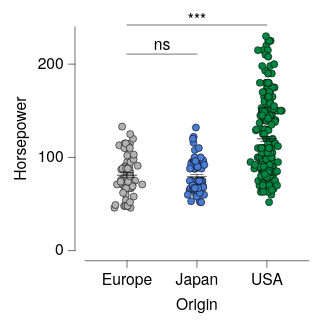

Describe this chart as a Vega-Lite specification.
### Vega-Lite specification from a JSON file in a GitHub repository (floating-point values rounded to 4 significant figures; data arrays with more than 128 entries replaced by an {"elided": "..."} marker saying what was removed)
{"background": null, "config": {"arc": {"fill": "#DBDBDB", "fillOpacity": 1.0, "innerRadius": 25.0, "padAngle": 0.03, "stroke": "black", "strokeOpacity": 1, "strokeWidth": 0.25}, "area": {"fill": "#DBDBDB", "fillOpacity": 1.0, "stroke": "black", "strokeOpacity": 1, "strokeWidth": 0.25}, "axis": {"domain": true, "domainCap": "round", "domainColor": "black", "domainWidth": 0.25, "grid": false, "gridCap": "round", "gridColor": "#F1F1F1", "gridDash": [0, 0], "gridOpacity": 1.0, "gridWidth": 0.25, "labelColor": "black", "labelFont": "Helvetica Neue, HelveticaNeue, Helvetica, Arial, sans-serif", "labelFontSize": 7, "labelFontStyle": "normal", "labelFontWeight": 400, "offset": 4.5, "ticks": true, "tickCap": "round", "tickColor": "black", "tickRound": false, "tickSize": 3, "tickWidth": 0.25, "titleColor": "black", "titleFont": "Helvetica Neue, HelveticaNeue, Helvetica, Arial, sans-serif", "titleFontSize": 7, "titleFontStyle": "normal", "titleFontWeight": 400}, "axisX": {"domain": true, "labelAlign": "center", "labelAngle": 0, "labels": true, "ticks": true, "translate": 0}, "axisY": {"domain": true, "labelAlign": "right", "labelAngle": 0, "labels": true, "ticks": true, "translate": 0}, "axisRight": {"domain": true, "labelAlign": "left", "labelAngle": 0, "labels": true, "ticks": true, "translate": 0}, "axisTop": {"domain": true, "labelAlign": "center", "labelAngle": 0, "labels": true, "ticks": true, "translate": 0}, "axisBand": {"tickOffset": 0}, "bar": {"fill": "#DBDBDB", "fillOpacity": 1.0, "stroke": "black", "strokeOpacity": 1, "strokeWidth": 0.25}, "boxplot": {"size": 9.0, "ticks": {"cornerRadius": 0.25, "fill": "black", "opacity": 1, "size": 4.5, "thickness": 0.25}, "box": {"fillOpacity": 1.0, "stroke": "black", "strokeOpacity": 1, "strokeWidth": 0.25}, "median": {"cornerRadius": 0, "fill": "black", "fillOpacity": 1.0, "opacity": 1, "size": 9.0, "thickness": 0.25}, "rule": {"fill": "black", "fillOpacity": 1.0, "size": 10.0, "stroke": "black", "strokeDash": [0, 0], "strokeOpacity": 1, "strokeWidth": 0.25}, "outliers": {"color": "black", "fill": "black", "fillOpacity": 1.0, "size": 0, "stroke": "black", "strokeOpacity": 1, "strokeWidth": 0.25}}, "circle": {"fill": "black", "fillOpacity": 1.0, "size": 1.25, "stroke": null, "strokeOpacity": 1, "strokeWidth": 0.25}, "errorband": {"band": {"fillOpacity": 0.6, "stroke": null, "strokeWidth": 0.25, "strokeOpacity": 1}, "borders": {"opacity": 0, "strokeOpacity": 0.25, "strokeWidth": 1}}, "errorbar": {"opacity": 1, "rule": {"strokeDash": [0, 0], "strokeWidth": 0.25}, "ticks": {"color": "black", "cornerRadius": 0.125, "opacity": 1, "size": 6.0, "thickness": 0.25}, "thickness": 0.25}, "font": "Helvetica Neue, HelveticaNeue, Helvetica, Arial, sans-serif", "geoshape": {"fill": "#DBDBDB", "fillOpacity": 1.0, "stroke": "black", "strokeOpacity": 1, "strokeWidth": 0.25}, "header": {"labelColor": "black", "labelFont": "Helvetica Neue, HelveticaNeue, Helvetica, Arial, sans-serif", "labelFontSize": 7, "labelFontStyle": "normal", "labelFontWeight": 400, "titleColor": "black", "titleFont": "Helvetica Neue, HelveticaNeue, Helvetica, Arial, sans-serif", "titleFontSize": 7, "titleFontStyle": "normal", "titleFontWeight": 400, "titlePadding": 0}, "legend": {"disable": false, "offset": 4.5, "titlePadding": 4, "labelOffset": 2, "gradientLabelOffset": 2, "gradientLength": 50.0, "gradientThickness": 5.0, "gradientOpacity": 1.0, "gradientStrokeColor": "black", "gradientStrokeWidth": 0.25, "labelColor": "black", "labelFont": "Helvetica Neue, HelveticaNeue, Helvetica, Arial, sans-serif", "labelFontSize": 7, "labelFontStyle": "normal", "labelFontWeight": 400, "strokeColor": "black", "strokeWidth": 0, "symbolSize": 42, "symbolStrokeColor": "black", "symbolStrokeWidth": 0.25, "titleColor": "black", "titleFont": "Helvetica Neue, HelveticaNeue, Helvetica, Arial, sans-serif", "titleFontSize": 7, "titleFontStyle": "normal", "titleFontWeight": 400}, "line": {"color": "black", "stroke": "black", "strokeCap": "butt", "strokeDash": [0, 0], "strokeOpacity": 1, "strokeWidth": 0.5}, "point": {"filled": true, "fill": "#DBDBDB", "fillOpacity": 1.0, "size": 5.0, "stroke": "black", "strokeOpacity": 1, "strokeWidth": 0.25}, "range": {"category": ["#B2B2B2", "#4A7CD3", "#008542", "#664CAF", "#509F98", "#636363", "#284F93", "#005226", "#382864", "#285753"], "diverging": {"scheme": ["#443E60", "#5F597E", "#7C759B", "#9994B6", "#B7B4CC", "#D6D5DC", "#F6F6F6", "#D1DAD9", "#A4C2BF", "#7AA9A4", "#578E89", "#37736E", "#1B5954"]}, "heatmap": {"scheme": ["#440154", "#472270", "#433E82", "#38598C", "#2C728E", "#238A8D", "#24A086", "#39B578", "#5DC862", "#96D646", "#CAE02D", "#FDE724"]}, "ordinal": {"scheme": ["#F1F1F1", "#DBDBDB", "#C6C6C6", "#B2B2B2", "#9D9D9D", "#898989", "#767676", "#636363", "#515151", "#404040", "#2F2F2F", "#1F1F1F"]}, "ramp": {"scheme": ["#440154", "#472270", "#433E82", "#38598C", "#2C728E", "#238A8D", "#24A086", "#39B578", "#5DC862", "#96D646", "#CAE02D", "#FDE724"]}}, "rule": {"color": "black", "stroke": "black", "strokeCap": "round", "strokeDash": [2, 2], "strokeOpacity": 1, "strokeWidth": 0.25}, "scale": {"barBandPaddingInner": 0.1, "rectBandPaddingInner": 0, "tickBandPaddingInner": 0.1, "bandPaddingOuter": 0.1, "bandWithNestedOffsetPaddingInner": 0.2, "bandWithNestedOffsetPaddingOuter": 0.2, "offsetBandPaddingInner": 0, "offsetBandPaddingOuter": 0, "round": false}, "rect": {"fill": "#DBDBDB", "fillOpacity": 1.0, "stroke": "black", "strokeOpacity": 1, "strokeWidth": 0.25}, "square": {"fill": "#DBDBDB", "fillOpacity": 1.0, "size": 10.0, "stroke": "black", "strokeOpacity": 1, "strokeWidth": 0.25}, "text": {"color": "black", "font": "Helvetica Neue, HelveticaNeue, Helvetica, Arial, sans-serif", "fontSize": 7, "fontStyle": "normal", "fontWeight": 400}, "tick": {"color": "black", "cornerRadius": 0.125, "opacity": 1.0, "size": 9.0, "thickness": 0.25}, "title": {"anchor": "middle", "frame": "group", "color": "black", "font": "Helvetica Neue, HelveticaNeue, Helvetica, Arial, sans-serif", "fontSize": 7, "fontStyle": "normal", "fontWeight": 400, "subtitleColor": "black", "subtitleFont": "Helvetica Neue, HelveticaNeue, Helvetica, Arial, sans-serif", "subtitleFontSize": "Helvetica Neue, HelveticaNeue, Helvetica, Arial, sans-serif", "subtitleFontStyle": "normal", "subtitleFontWeight": 400}, "trail": {"color": "black", "opacity": 1, "size": 0.5}, "view": {"continuousWidth": 100, "continuousHeight": 100, "discreteWidth": 100, "discreteHeight": 100, "fill": null, "stroke": null, "strokeWidth": 0.25}}, "layer": [{"data": {"name": "data-53eecb024a78fdc2be808dcfdc3af7a2"}, "mark": {"type": "circle", "opacity": 1.0, "size": 10.0, "stroke": "black", "strokeOpacity": 1, "strokeWidth": 0.25}, "encoding": {"color": {"field": "Origin", "legend": null, "scale": {"domain": ["Europe", "Japan", "USA"]}, "sort": ["Europe", "Japan", "USA"], "title": null, "type": "nominal"}, "x": {"axis": {}, "field": "Origin", "scale": {"domain": ["Europe", "Japan", "USA"]}, "sort": ["Europe", "Japan", "USA"], "title": "Origin", "type": "nominal"}, "xOffset": {"field": "jitter_x", "scale": {"domain": [-7.33, 7.33], "range": [5.17, 19.83]}, "type": "quantitative"}, "y": {"field": "Horsepower", "title": "Horsepower", "type": "quantitative"}}}, {"data": {"name": "data-6c4882663eaca411296217af4f5e04f9"}, "mark": {"type": "errorbar"}, "encoding": {"x": {"axis": {}, "field": "Origin", "scale": {"domain": ["Europe", "Japan", "USA"]}, "sort": ["Europe", "Japan", "USA"], "title": "Origin", "type": "nominal"}, "y": {"field": "__mean", "title": "Horsepower", "type": "quantitative"}, "yError": {"field": "__error"}}}, {"data": {"name": "data-6c4882663eaca411296217af4f5e04f9"}, "mark": {"type": "tick"}, "encoding": {"x": {"axis": {}, "field": "Origin", "scale": {"domain": ["Europe", "Japan", "USA"]}, "sort": ["Europe", "Japan", "USA"], "title": "Origin", "type": "nominal"}, "y": {"field": "__mean", "title": "Horsepower", "type": "quantitative"}}}, {"layer": [{"layer": [{"data": {"values": [{"x": "USA", "x2": "Europe", "y": 230.0, "__dysonsphere__": 1}]}, "mark": {"type": "rule", "strokeCap": "round", "strokeDash": [0, 0], "strokeWidth": 0.25, "yOffset": -5.0}, "encoding": {"x": {"value": 81.25}, "x2": {"value": 18.75}, "y": {"field": "y", "type": "quantitative"}}}, {"data": {"values": [{"y": 230.0, "label": "***", "__dysonsphere__": 1}]}, "mark": {"type": "text", "align": "center", "dy": -7.0, "fontSize": 7}, "encoding": {"text": {"field": "label", "type": "nominal"}, "x": {"value": 50.0}, "y": {"field": "y", "type": "quantitative"}}}]}, {"layer": [{"data": {"values": [{"x": "Europe", "x2": "Japan", "y": 230.0, "__dysonsphere__": 1}]}, "mark": {"type": "rule", "strokeCap": "round", "strokeDash": [0, 0], "strokeWidth": 0.25, "yOffset": 8.0}, "encoding": {"x": {"value": 18.75}, "x2": {"value": 50.0}, "y": {"field": "y", "type": "quantitative"}}}, {"data": {"values": [{"y": 230.0, "label": "ns", "__dysonsphere__": 1}]}, "mark": {"type": "text", "align": "center", "dy": 4.0, "fontSize": 7}, "encoding": {"text": {"field": "label", "type": "nominal"}, "x": {"value": 34.38}, "y": {"field": "y", "type": "quantitative"}}}]}], "name": "__dysonsphere_72b87e8e2798b92a_17"}], "$schema": "https://vega.github.io/schema/vega-lite/v6.4.1.json", "datasets": {"data-53eecb024a78fdc2be808dcfdc3af7a2": {"elided": "400 records"}, "data-6c4882663eaca411296217af4f5e04f9": [{"Origin": "USA", "__mean": 119.9, "__error": 2.529, "__dysonsphere__": 1}, {"Origin": "Europe", "__mean": 81.0, "__error": 2.47, "__dysonsphere__": 1}, {"Origin": "Japan", "__mean": 79.84, "__error": 2.005, "__dysonsphere__": 1}]}}
